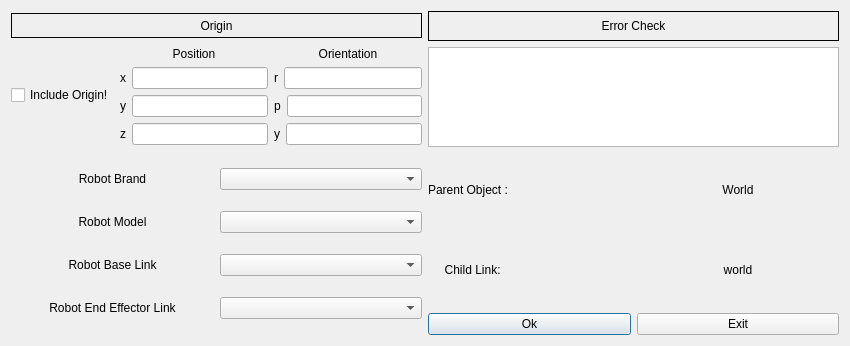
<?xml version="1.0" encoding="UTF-8"?>
<ui version="4.0">
 <class>AddRobot</class>
 <widget class="QDialog" name="AddRobot">
  <property name="geometry">
   <rect>
    <x>0</x>
    <y>0</y>
    <width>850</width>
    <height>346</height>
   </rect>
  </property>
  <property name="windowTitle">
   <string>Dialog</string>
  </property>
  <layout class="QVBoxLayout" name="verticalLayout_7">
   <item>
    <layout class="QVBoxLayout" name="verticalLayout_6">
     <item>
      <layout class="QHBoxLayout" name="horizontalLayout_2">
       <item>
        <layout class="QVBoxLayout" name="verticalLayout_2">
         <item>
          <widget class="QLabel" name="origin_label_2">
           <property name="maximumSize">
            <size>
             <width>16777215</width>
             <height>25</height>
            </size>
           </property>
           <property name="frameShape">
            <enum>QFrame::Box</enum>
           </property>
           <property name="text">
            <string>Origin</string>
           </property>
           <property name="alignment">
            <set>Qt::AlignCenter</set>
           </property>
          </widget>
         </item>
         <item>
          <layout class="QHBoxLayout" name="horizontalLayout">
           <item>
            <widget class="QCheckBox" name="include_origin">
             <property name="text">
              <string>Include Origin!</string>
             </property>
            </widget>
           </item>
           <item>
            <layout class="QVBoxLayout" name="verticalLayout_14">
             <item>
              <widget class="QLabel" name="position_label_2">
               <property name="maximumSize">
                <size>
                 <width>16777215</width>
                 <height>15</height>
                </size>
               </property>
               <property name="text">
                <string>Position</string>
               </property>
               <property name="alignment">
                <set>Qt::AlignCenter</set>
               </property>
              </widget>
             </item>
             <item>
              <layout class="QHBoxLayout" name="horizontalLayout_21">
               <item>
                <widget class="QLabel" name="x_label_2">
                 <property name="text">
                  <string>x</string>
                 </property>
                 <property name="alignment">
                  <set>Qt::AlignCenter</set>
                 </property>
                </widget>
               </item>
               <item>
                <widget class="QLineEdit" name="x_2"/>
               </item>
              </layout>
             </item>
             <item>
              <layout class="QHBoxLayout" name="horizontalLayout_25">
               <item>
                <widget class="QLabel" name="y_label_2">
                 <property name="text">
                  <string>y</string>
                 </property>
                 <property name="alignment">
                  <set>Qt::AlignCenter</set>
                 </property>
                </widget>
               </item>
               <item>
                <widget class="QLineEdit" name="y_2"/>
               </item>
              </layout>
             </item>
             <item>
              <layout class="QHBoxLayout" name="horizontalLayout_26">
               <item>
                <widget class="QLabel" name="z_label_2">
                 <property name="text">
                  <string>z</string>
                 </property>
                 <property name="alignment">
                  <set>Qt::AlignCenter</set>
                 </property>
                </widget>
               </item>
               <item>
                <widget class="QLineEdit" name="z_2"/>
               </item>
              </layout>
             </item>
            </layout>
           </item>
           <item>
            <layout class="QVBoxLayout" name="verticalLayout_15">
             <item>
              <widget class="QLabel" name="orientation_label_2">
               <property name="maximumSize">
                <size>
                 <width>16777215</width>
                 <height>15</height>
                </size>
               </property>
               <property name="text">
                <string>Orientation</string>
               </property>
               <property name="alignment">
                <set>Qt::AlignCenter</set>
               </property>
              </widget>
             </item>
             <item>
              <layout class="QHBoxLayout" name="horizontalLayout_27">
               <item>
                <widget class="QLabel" name="roll_label_2">
                 <property name="text">
                  <string>r</string>
                 </property>
                 <property name="alignment">
                  <set>Qt::AlignCenter</set>
                 </property>
                </widget>
               </item>
               <item>
                <widget class="QLineEdit" name="roll_2"/>
               </item>
              </layout>
             </item>
             <item>
              <layout class="QHBoxLayout" name="horizontalLayout_28">
               <item>
                <widget class="QLabel" name="pitch_label_2">
                 <property name="text">
                  <string>p</string>
                 </property>
                 <property name="alignment">
                  <set>Qt::AlignCenter</set>
                 </property>
                </widget>
               </item>
               <item>
                <widget class="QLineEdit" name="pitch_2"/>
               </item>
              </layout>
             </item>
             <item>
              <layout class="QHBoxLayout" name="horizontalLayout_29">
               <item>
                <widget class="QLabel" name="yaw_label_2">
                 <property name="text">
                  <string>y</string>
                 </property>
                 <property name="alignment">
                  <set>Qt::AlignCenter</set>
                 </property>
                </widget>
               </item>
               <item>
                <widget class="QLineEdit" name="yaw_2"/>
               </item>
              </layout>
             </item>
            </layout>
           </item>
          </layout>
         </item>
        </layout>
       </item>
       <item>
        <layout class="QVBoxLayout" name="verticalLayout_3">
         <item>
          <widget class="QLabel" name="errorlist_label_2">
           <property name="maximumSize">
            <size>
             <width>16777215</width>
             <height>30</height>
            </size>
           </property>
           <property name="frameShape">
            <enum>QFrame::Box</enum>
           </property>
           <property name="text">
            <string>Error Check</string>
           </property>
           <property name="alignment">
            <set>Qt::AlignCenter</set>
           </property>
          </widget>
         </item>
         <item>
          <widget class="QTextBrowser" name="errorlist_2">
           <property name="maximumSize">
            <size>
             <width>16777215</width>
             <height>100</height>
            </size>
           </property>
          </widget>
         </item>
        </layout>
       </item>
      </layout>
     </item>
     <item>
      <layout class="QHBoxLayout" name="horizontalLayout_4">
       <item>
        <layout class="QVBoxLayout" name="verticalLayout">
         <item>
          <layout class="QHBoxLayout" name="horizontalLayout_43">
           <item>
            <widget class="QLabel" name="robot_brand_model">
             <property name="frameShape">
              <enum>QFrame::NoFrame</enum>
             </property>
             <property name="text">
              <string>Robot Brand</string>
             </property>
             <property name="alignment">
              <set>Qt::AlignCenter</set>
             </property>
            </widget>
           </item>
           <item>
            <widget class="QComboBox" name="robot_brand"/>
           </item>
          </layout>
         </item>
         <item>
          <layout class="QHBoxLayout" name="horizontalLayout_35">
           <item>
            <widget class="QLabel" name="robot_model_label">
             <property name="frameShape">
              <enum>QFrame::NoFrame</enum>
             </property>
             <property name="text">
              <string>Robot Model</string>
             </property>
             <property name="alignment">
              <set>Qt::AlignCenter</set>
             </property>
            </widget>
           </item>
           <item>
            <widget class="QComboBox" name="robot_model"/>
           </item>
          </layout>
         </item>
         <item>
          <layout class="QHBoxLayout" name="horizontalLayout_37">
           <item>
            <widget class="QLabel" name="robot_links_label">
             <property name="frameShape">
              <enum>QFrame::NoFrame</enum>
             </property>
             <property name="text">
              <string>Robot Base Link</string>
             </property>
             <property name="alignment">
              <set>Qt::AlignCenter</set>
             </property>
            </widget>
           </item>
           <item>
            <widget class="QComboBox" name="robot_links"/>
           </item>
          </layout>
         </item>
         <item>
          <layout class="QHBoxLayout" name="horizontalLayout_3">
           <item>
            <widget class="QLabel" name="robot_links_label_3">
             <property name="frameShape">
              <enum>QFrame::NoFrame</enum>
             </property>
             <property name="text">
              <string>Robot End Effector Link</string>
             </property>
             <property name="alignment">
              <set>Qt::AlignCenter</set>
             </property>
            </widget>
           </item>
           <item>
            <widget class="QComboBox" name="robot_ee_link"/>
           </item>
          </layout>
         </item>
        </layout>
       </item>
       <item>
        <layout class="QVBoxLayout" name="verticalLayout_5">
         <item>
          <layout class="QVBoxLayout" name="verticalLayout_4">
           <item>
            <layout class="QHBoxLayout" name="horizontalLayout_42">
             <item>
              <widget class="QLabel" name="parent_object_label">
               <property name="sizePolicy">
                <sizepolicy hsizetype="Minimum" vsizetype="Preferred">
                 <horstretch>0</horstretch>
                 <verstretch>0</verstretch>
                </sizepolicy>
               </property>
               <property name="frameShape">
                <enum>QFrame::NoFrame</enum>
               </property>
               <property name="text">
                <string>Parent Object :</string>
               </property>
               <property name="alignment">
                <set>Qt::AlignLeading|Qt::AlignLeft|Qt::AlignVCenter</set>
               </property>
              </widget>
             </item>
             <item>
              <widget class="QLabel" name="parent_object">
               <property name="text">
                <string>World</string>
               </property>
               <property name="alignment">
                <set>Qt::AlignCenter</set>
               </property>
               <property name="wordWrap">
                <bool>true</bool>
               </property>
              </widget>
             </item>
            </layout>
           </item>
           <item>
            <layout class="QHBoxLayout" name="horizontalLayout_34">
             <item>
              <widget class="QLabel" name="parent_link_label">
               <property name="sizePolicy">
                <sizepolicy hsizetype="Minimum" vsizetype="Minimum">
                 <horstretch>0</horstretch>
                 <verstretch>0</verstretch>
                </sizepolicy>
               </property>
               <property name="frameShape">
                <enum>QFrame::NoFrame</enum>
               </property>
               <property name="text">
                <string>     Child Link:</string>
               </property>
               <property name="alignment">
                <set>Qt::AlignLeading|Qt::AlignLeft|Qt::AlignVCenter</set>
               </property>
              </widget>
             </item>
             <item>
              <widget class="QLabel" name="parent_link">
               <property name="sizePolicy">
                <sizepolicy hsizetype="Preferred" vsizetype="Preferred">
                 <horstretch>0</horstretch>
                 <verstretch>0</verstretch>
                </sizepolicy>
               </property>
               <property name="text">
                <string>world</string>
               </property>
               <property name="alignment">
                <set>Qt::AlignCenter</set>
               </property>
               <property name="wordWrap">
                <bool>true</bool>
               </property>
              </widget>
             </item>
            </layout>
           </item>
          </layout>
         </item>
         <item>
          <layout class="QHBoxLayout" name="horizontalLayout_40">
           <item>
            <widget class="QPushButton" name="ok_2">
             <property name="text">
              <string>Ok</string>
             </property>
            </widget>
           </item>
           <item>
            <widget class="QPushButton" name="exit_2">
             <property name="text">
              <string>Exit</string>
             </property>
            </widget>
           </item>
          </layout>
         </item>
        </layout>
       </item>
      </layout>
     </item>
    </layout>
   </item>
  </layout>
 </widget>
 <resources/>
 <connections/>
</ui>
